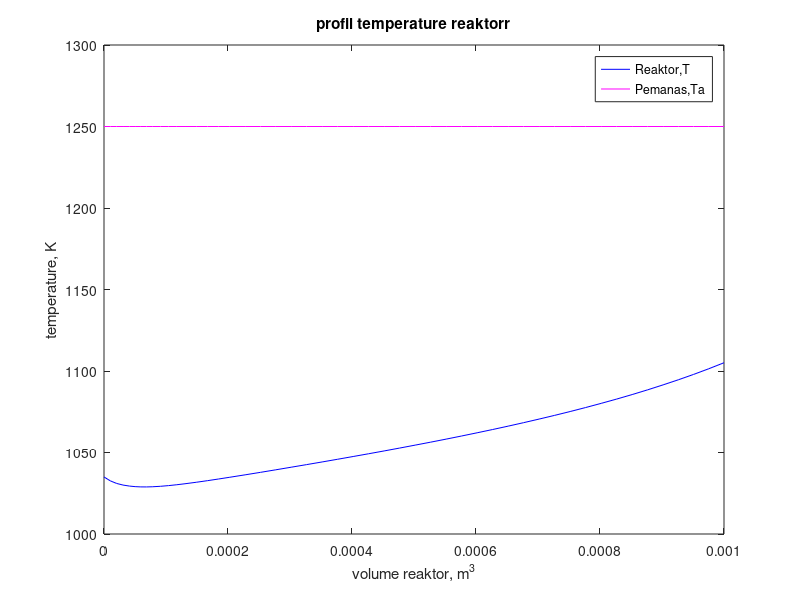

MATLAB code to generate this figure:
function pfrcase2
clc,clear
vspan=[0 0.001];
Y0=[0 1035 1250];
[v,Y]=ode45(@reactorcase2,vspan,Y0);
plot(v,Y(:,1),'-r')
title('konversi reaktor')
xlabel('volume, m^3')
ylabel('konversi reaktor')
pause
plot(v,Y(:,2),'-b',v,Y(:,3),'-m')
title('profil temperature reaktorr')
xlabel('volume reaktor, m^3')
ylabel('temperature, K')
legend('Reaktor,T','Pemanas,Ta')
%------------------------------------
function dYdv=reactorcase2(v,Y)
x=Y(1);
T=Y(2);
Ta=Y(3);
CA0=18.85;%mol/m^3
Da=6.8;%delta a
Db=-(5.75E-3)*2;%delta b
Dc=-(1.27E-6)*3;%delta c
FA0=0.03754;%mol/s
T0=1035;
Tr=298;
FA=FA0*(1-x);
FB=FA0*x;
FC=FA0*x;
Ua=1.65E+4;
mc=0.111;
Cpc=34.5;
DHrxn0=80770;%J/mol
CpA=26.63+0.183*T-45.86E-6*T^2;
CpB=20.04+0.0945*T-30.95E-6*T^2;
CpC=13.39+0.077*T-18.71E-6*T^2;
k=8.2E14*exp(-34222/T);
ra=-k*CA0*(1-x)*(T0/T)/(1+x);
DHrxn=DHrxn0+Da*(T-Tr)+(Db/2)*(T^2-Tr^2)+(Dc/3)*(T^3-Tr^3);
dYdv(1)=-ra/FA0;
dYdv(2)=(Ua*(Ta-T)-ra*(-DHrxn))/(FA*CpA+FB*CpB+FC*CpC);
dYdv(3)=Ua*(Ta-T)/(mc*Cpc)*0;
dYdv=dYdv'